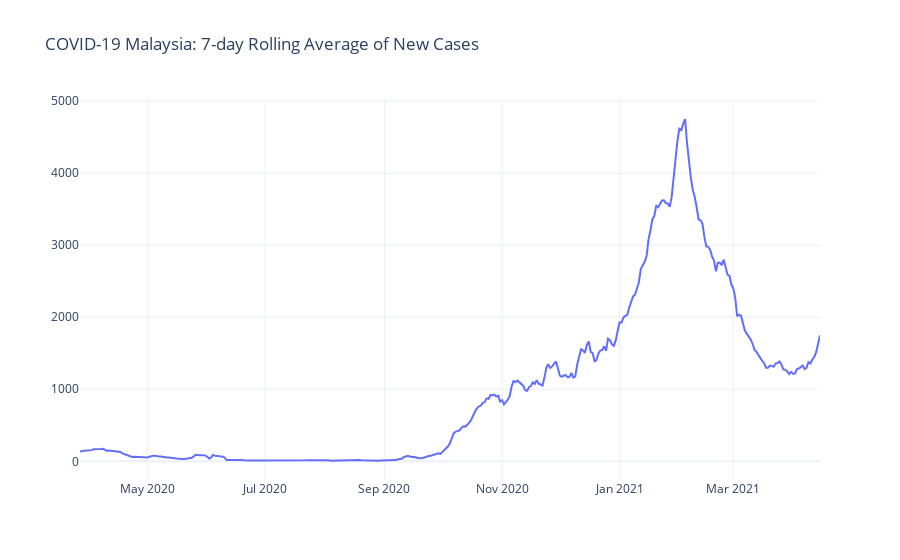

The notebook cell this image was saved under:
### Code cell
fig = px.line(df, x=df.index, y='SMA_new', title=f'COVID-19 Malaysia: {rolling_day}-day Rolling Average of New Cases')
fig.update_layout(xaxis_title=None, yaxis_title=None)
fig.show()

### Figure 1 — Plotly figure (JSON) as saved in the notebook; plotly's stock layout.template omitted (floating-point values rounded to 4 significant figures; data arrays with more than 128 entries replaced by an {"elided": "..."} marker saying what was removed)
{"data": [{"hovertemplate": "Date=%{x}<br>SMA_new=%{y}<extra></extra>", "legendgroup": "", "line": {"color": "#636efa", "dash": "solid"}, "mode": "lines", "name": "", "orientation": "v", "showlegend": false, "type": "scatter", "x": {"elided": "385 str values"}, "xaxis": "x", "y": {"elided": "385 float values"}, "yaxis": "y"}], "layout": {"autosize": true, "legend": {"tracegroupgap": 0}, "title": {"text": "COVID-19 Malaysia: 7-day Rolling Average of New Cases"}, "xaxis": {"anchor": "y", "autorange": true, "domain": [0, 1], "range": ["2020-03-27", "2021-04-15"], "title": {}, "type": "date"}, "yaxis": {"anchor": "x", "autorange": true, "domain": [0, 1], "range": [-259.7, 5017.0], "title": {}, "type": "linear"}}}
